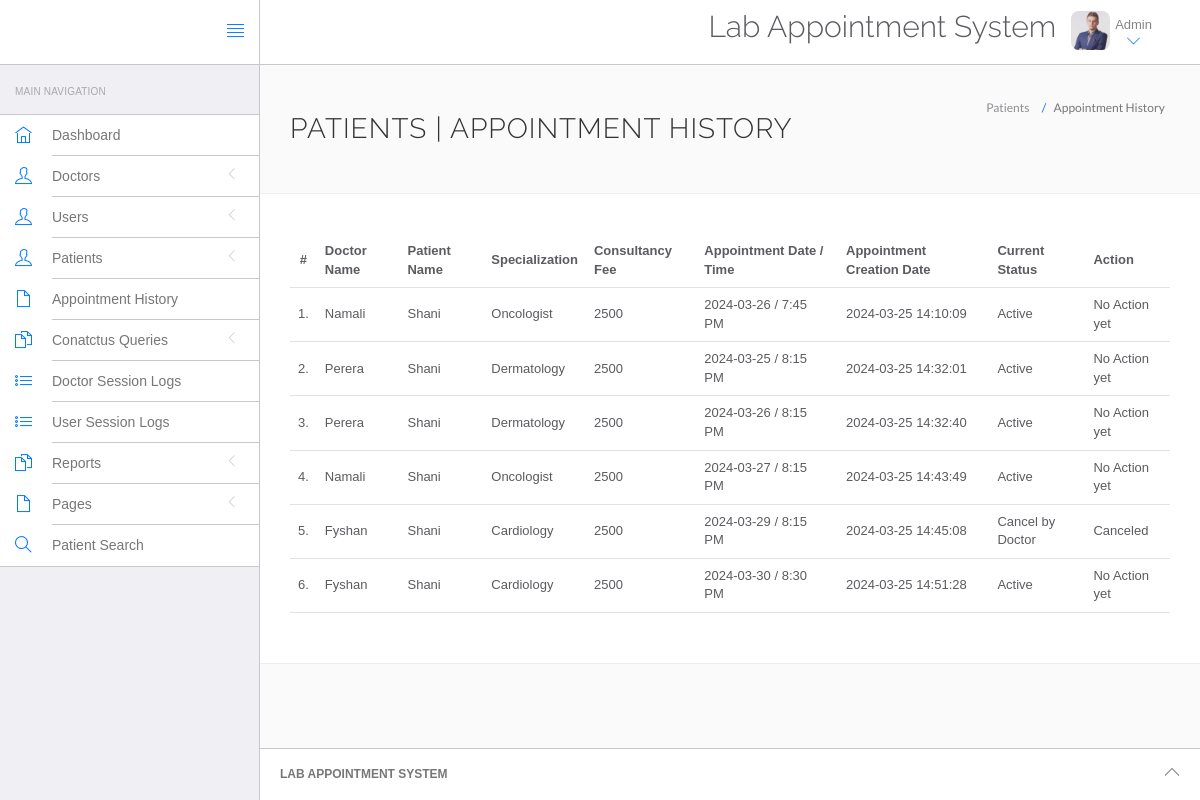
Page /las/admin/appointment-history.php (signed in) on the committed database.
### tables this page shows
CREATE TABLE `appointment` (
  `id` int(11) NOT NULL,
  `doctorSpecialization` varchar(255) DEFAULT NULL,
  `doctorId` int(11) DEFAULT NULL,
  `userId` int(11) DEFAULT NULL,
  `consultancyFees` int(11) DEFAULT NULL,
  `appointmentDate` varchar(255) DEFAULT NULL,
  `appointmentTime` varchar(255) DEFAULT NULL,
  `postingDate` timestamp NULL DEFAULT current_timestamp(),
  `userStatus` int(11) DEFAULT NULL,
  `doctorStatus` int(11) DEFAULT NULL,
  `updationDate` timestamp NULL DEFAULT NULL ON UPDATE current_timestamp()
);

CREATE TABLE `doctors` (
  `id` int(11) NOT NULL,
  `specilization` varchar(255) DEFAULT NULL,
  `doctorName` varchar(255) DEFAULT NULL,
  `address` longtext DEFAULT NULL,
  `docFees` varchar(255) DEFAULT NULL,
  `contactno` bigint(11) DEFAULT NULL,
  `docEmail` varchar(255) DEFAULT NULL,
  `password` varchar(255) DEFAULT NULL,
  `creationDate` timestamp NULL DEFAULT current_timestamp(),
  `updationDate` timestamp NULL DEFAULT NULL ON UPDATE current_timestamp()
);

CREATE TABLE `users` (
  `id` int(11) NOT NULL,
  `fullName` varchar(255) DEFAULT NULL,
  `address` longtext DEFAULT NULL,
  `city` varchar(255) DEFAULT NULL,
  `gender` varchar(255) DEFAULT NULL,
  `email` varchar(255) DEFAULT NULL,
  `password` varchar(255) DEFAULT NULL,
  `regDate` timestamp NULL DEFAULT current_timestamp(),
  `updationDate` timestamp NULL DEFAULT NULL ON UPDATE current_timestamp()
);

### las/admin/appointment-history.php (the view, shortened to what this page needs)
<?php
include('include/config.php');
if(strlen($_SESSION['id']==0)) {
 header('location:logout.php');
  } else{
?>
<!DOCTYPE html>
<html lang="en">
	<head>
		<link rel="stylesheet" href="vendor/bootstrap/css/bootstrap.min.css">
		<link rel="stylesheet" href="vendor/fontawesome/css/font-awesome.min.css">
		<link rel="stylesheet" href="vendor/themify-icons/themify-icons.min.css">
		<link href="vendor/animate.css/animate.min.css" rel="stylesheet" media="screen">
		<link href="vendor/perfect-scrollbar/perfect-scrollbar.min.css" rel="stylesheet" media="screen">
		<link href="vendor/switchery/switchery.min.css" rel="stylesheet" media="screen">
		<link href="vendor/bootstrap-touchspin/jquery.bootstrap-touchspin.min.css" rel="stylesheet" media="screen">
		<link href="vendor/select2/select2.min.css" rel="stylesheet" media="screen">
		<link href="vendor/bootstrap-datepicker/bootstrap-datepicker3.standalone.min.css" rel="stylesheet" media="screen">
		<link href="vendor/bootstrap-timepicker/bootstrap-timepicker.min.css" rel="stylesheet" media="screen">
		<link rel="stylesheet" href="assets/css/styles.css">
		<link rel="stylesheet" href="assets/css/plugins.css">
		<link rel="stylesheet" href="assets/css/themes/theme-1.css" id="skin_color" />
	</head>
	<body>
		<div id="app">
<?php include('include/sidebar.php');?>
			<div class="app-content">
					<?php include('include/header.php');?>
				<div class="main-content" >
					<div class="wrap-content container" id="container">
						<section id="page-title">
							<div class="row">
								<div class="col-sm-8">
									<h1 class="mainTitle">Patients  | Appointment History</h1>
																	</div>
								<ol class="breadcrumb">
									<li>
										<span>Patients </span>
									</li>
									<li class="active">
										<span>Appointment History</span>
									</li>
								</ol>
							</div>
						</section>
						<div class="container-fluid container-fullw bg-white">
									<div class="row">
								<div class="col-md-12">
									<table class="table table-hover" id="sample-table-1">
										<thead>
											<tr>
												<th class="center">#</th>
												<th class="hidden-xs">Doctor Name</th>
												<th>Patient Name</th>
												<th>Specialization</th>
												<th>Consultancy Fee</th>
												<th>Appointment Date / Time </th>
												<th>Appointment Creation Date  </th>
												<th>Current Status</th>
												<th>Action</th>
											</tr>
										</thead>
										<tbody>
<?php
$sql=mysqli_query($con,"select doctors.doctorName as docname,users.fullName as pname,appointment.*  from appointment join doctors on doctors.id=appointment.doctorId join users on users.id=appointment.userId ");
$cnt=1;
while($row=mysqli_fetch_array($sql))
{
?>
											<tr>
												<td class="center"><?php echo $cnt;?>.</td>
												<td class="hidden-xs"><?php echo $row['docname'];?></td>
												<td class="hidden-xs"><?php echo $row['pname'];?></td>
												<td><?php echo $row['doctorSpecialization'];?></td>
												<td><?php echo $row['consultancyFees'];?></td>
												<td><?php echo $row['appointmentDate'];?> / <?php echo
												 $row['appointmentTime'];?>
												</td>
												<td><?php echo $row['postingDate'];?></td>
												<td>
<?php if(($row['userStatus']==1) && ($row['doctorStatus']==1))
{
	echo "Active";
}
if(($row['userStatus']==1) && ($row['doctorStatus']==0))
{
	echo "Cancel by Doctor";
}
												?></td>
												<td >
												<div class="visible-md visible-lg hidden-sm hidden-xs">
							<?php if(($row['userStatus']==1) && ($row['doctorStatus']==1))
{
echo "No Action yet";
	 } else {
		echo "Canceled";
		} ?>
												</div>
												</td>
											</tr>
											<?php
$cnt=$cnt+1;
											 }?>
										</tbody>
									</table>
								</div>
							</div>
								</div>
					</div>
				</div>
			</div>
	<?php include('include/footer.php');?>
		</div>
	</body>
</html>
<?php } ?>

### las/admin/assets/css/themes/theme-1.css (style rules this page uses)
body { background: #FAFAFA; }

### rows in the picture
appointment: doctorId.doctorName "Namali", userId.fullName "Shani", doctorSpecialization "Oncologist", consultancyFees "2500", appointmentDate "2024-03-26", appointmentTime "7:45 PM", postingDate "2024-03-25 14:10:09", userStatus "Active"
appointment: doctorId.doctorName "Perera", userId.fullName "Shani", doctorSpecialization "Dermatology", consultancyFees "2500", appointmentDate "2024-03-25", appointmentTime "8:15 PM", postingDate "2024-03-25 14:32:01", userStatus "Active"
appointment: doctorId.doctorName "Perera", userId.fullName "Shani", doctorSpecialization "Dermatology", consultancyFees "2500", appointmentDate "2024-03-26", appointmentTime "8:15 PM", postingDate "2024-03-25 14:32:40", userStatus "Active"
appointment: doctorId.doctorName "Namali", userId.fullName "Shani", doctorSpecialization "Oncologist", consultancyFees "2500", appointmentDate "2024-03-27", appointmentTime "8:15 PM", postingDate "2024-03-25 14:43:49", userStatus "Active"
appointment: doctorId.doctorName "Fyshan", userId.fullName "Shani", doctorSpecialization "Cardiology", consultancyFees "2500", appointmentDate "2024-03-29", appointmentTime "8:15 PM", postingDate "2024-03-25 14:45:08", userStatus "Cancel by Doctor"
appointment: doctorId.doctorName "Fyshan", userId.fullName "Shani", doctorSpecialization "Cardiology", consultancyFees "2500", appointmentDate "2024-03-30", appointmentTime "8:30 PM", postingDate "2024-03-25 14:51:28", userStatus "Active"
